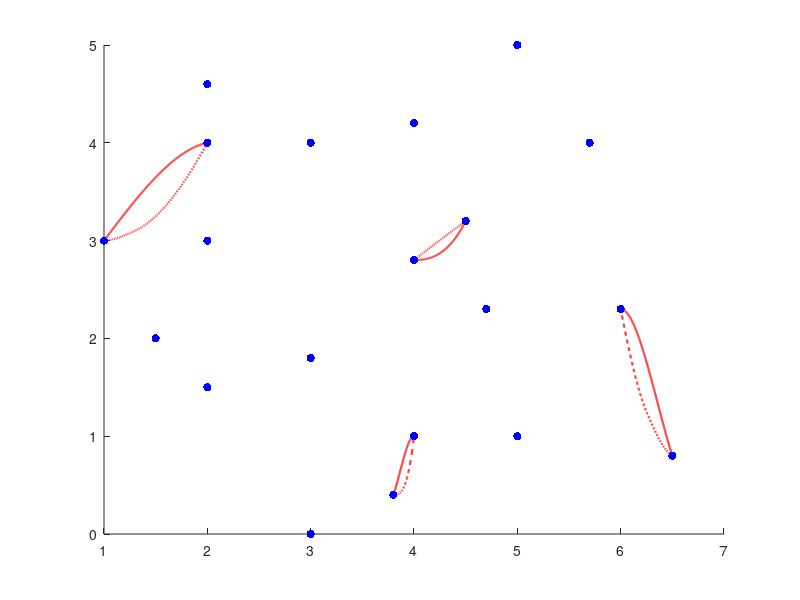

Write the MATLAB code that produced this figure. (Note: this script raises an error after producing the figure.)
clc,clear
data = importdata('data.txt');
x = data(:, 1);
y = data(:, 2);

h = figure;
ax = axes('Parent', h);
hold on
%% 14-16
arc = [3.25 4.15 ;data(14, 1), data(14, 2); data(16, 1), data(16, 2)];
x1 = data(14, 1) : 0.001 : data(16, 1);
y1 = interp1(arc(:, 1 )', arc(:, 2)', x1, 'PCHIP');
plot(x1, y1,'Color', 'r', 'LineWidth', 1.5)

arc = [1.3 3.1 ;data(14, 1), data(14, 2); data(16, 1), data(16, 2)];
x1 = data(14, 1) : 0.001 : data(16, 1);
y1 = interp1(arc(:, 1 )', arc(:, 2)', x1, 'PCHIP');
plot(x1, y1,'--','Color', 'r', 'LineWidth', 1.5)

%% 7-8
arc = [3.25 4.6 ;data(7, 1), data(7, 2); data(8, 1), data(8, 2)];
x1 = data(7, 1) : 0.001 : data(8, 1);
y1 = interp1(arc(:, 1 )', arc(:, 2)', x1, 'PCHIP');
plot(x1, y1,'Color', 'r', 'LineWidth', 1.5)

arc = [1 0.05 ;data(7, 1), data(7, 2); data(8, 1), data(8, 2)];
x1 = data(7, 1) : 0.001 : data(8, 1);
y1 = interp1(arc(:, 1 )', arc(:, 2)', x1, 'PCHIP');
plot(x1, y1,'--','Color', 'r', 'LineWidth', 1.5)


%% 10-12
arc = [1500000000 0.00002 ;data(2, 1), data(2, 2); data(4, 1), data(4, 2)];
x1 = data(2, 1) : 0.001 : data(4, 1);
y1 = interp1(arc(:, 1 )', arc(:, 2)', x1, 'PCHIP');
plot(x1, y1,'Color', 'r', 'LineWidth', 1.5)

arc = [-15 600000000000 ;data(2, 1), data(2, 2); data(4, 1), data(4, 2)];
x1 = data(2, 1) : 0.001 : data(4, 1);
y1 = interp1(arc(:, 1 )', arc(:, 2)', x1, 'PCHIP');
plot(x1, y1,'--','Color', 'r', 'LineWidth', 1.5)

% %% 3-5
arc = [1.5 0.001 ;data(5, 1), data(5, 2); data(9, 1), data(9, 2)];
x1 = data(5, 1) : -0.001 : data(9, 1);
y1 = interp1(arc(:, 1 )', arc(:, 2)', x1, 'PCHIP');
plot(x1, y1,'Color', 'r', 'LineWidth', 1.5)

arc = [6.25 1.25 ;data(5, 1), data(5, 2); data(9, 1), data(9, 2)];
x1 = data(5, 1) : -0.001 : data(9, 1);
y1 = interp1(arc(:, 1 )', arc(:, 2)', x1, 'PCHIP');
plot(x1, y1,'--','Color', 'r', 'LineWidth', 1.5)

scatter(x, y, 'b', 'filled');
ax.YAxis.Visible = 'off';
ax.XAxis.Visible = 'off';
hold off
saveas(h, 'AB-cycleE.png')